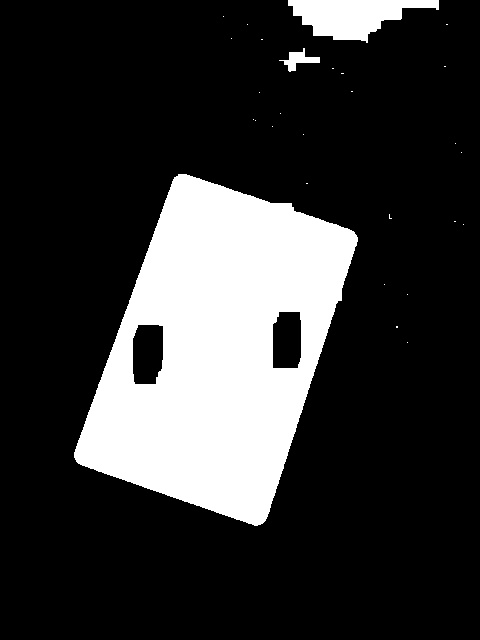
//> input picture PROJECT/Images/Prepare_Image_masks/mask_02.jpg, 480 x 640 px
$ ./Source   (built with g++ and OpenCV 4)
//> lines starting //> are read from the running program, lines starting //| are printed output that depends on the picture; after the words box and inside, x2 and y2 are one past the last pixel; in counts of white or black regions, pixels touching at a corner belong together
#include <iostream>
#include <opencv2/imgproc.hpp>
#include <opencv2/highgui.hpp>

using namespace std;
using namespace cv;

string image = "..\\..\\Images\\02.jpg";
string mask_image = "..\\..\\Images\\Prepare_Image_masks\\mask_02.jpg";
string writeDir = "..\\..\\Images\\Search_Cart_templates\\";

void imfill(const Mat& src, Mat& dst) {
	Mat src_adjunct = src.clone();
	for (auto seedPoint : vector<Point> { Point(0, 0),
										Point(dst.cols - 1, 0),
										Point(0, dst.rows - 1),
										Point(dst.cols - 1, dst.rows - 1) }) {
		floodFill(src_adjunct, seedPoint, Scalar(255));
	}
	dst = src | ~src_adjunct;
}

Mat findPaperMask(const Mat& image) {
	Mat mask;
	cvtColor(image, mask, cv::COLOR_BGR2YCrCb);
	imfill(image, mask);
	return mask;
}

vector<Point> findPaperContour(Mat& mask) {
	vector<vector<Point>> contours;
	findContours(mask, contours, RETR_EXTERNAL, CHAIN_APPROX_TC89_L1);
	auto contour = *max_element(contours.begin(), contours.end(), [](const vector<Point>& cnt1, const vector<Point>& cnt2) {
		return contourArea(cnt1) < contourArea(cnt2);
	});
	approxPolyDP(contour, contour, arcLength(contour, true) / 25, true);
	return contour;
}

Mat cropPaper(const Mat& image, const vector<Point>& contour) {
	const static auto resolvePaperSize = [](const vector<Point>& contour) {
		const auto width = norm(contour[0] - contour[1]);
		const auto height = norm(contour[1] - contour[2]);
		return Size(max(width, height), min(width, height));
	};
	const static auto vectorContourToMat = [](const vector<Point>& contour) {
		Mat contour_in_mat(contour);
		contour_in_mat.convertTo(contour_in_mat, CV_32F);
		return contour_in_mat;
	};
	const static auto buildActualPaperContour = [](const Size& size) {
		return static_cast<Mat>(Mat_<float>(8, 1, CV_32F) << 0, 0, size.width, 0, size.width, size.height, 0, size.height).reshape(2);
	};

	Mat paper(resolvePaperSize(contour), CV_8UC3);
	Mat tmp1 = vectorContourToMat(contour);
	Mat tmp2 = buildActualPaperContour(paper.size());
	auto p_trans_mat = getPerspectiveTransform(tmp1, tmp2);
	warpPerspective(image, paper, p_trans_mat, paper.size());
	return paper;
}

void main() {
	Mat img = imread(image);
//> 02.jpg cannot be read in this run, so this picture is empty
	Mat src = imread(mask_image);
//> src is the input picture: 640 rows x 480 cols, CV_8UC3; min 0, max 255, mean 52.2
	Mat mask, mask_new, dst;
	mask = findPaperMask(src);
//> in findPaperMask, `cvtColor(image, mask, cv::COLOR_BGR2YCrCb);`: mask: 640 rows x 480 cols, CV_8UC3; mean of channels 0, 1, 2 52.2, 128, 128
//> the loop in imfill, `for (auto seedPoint : vector<Point> { Point(0, 0), Point(dst.cols - 1,..` made 4 passes
//> pass 1, in imfill, `floodFill(src_adjunct, seedPoint, Scalar(255));`:
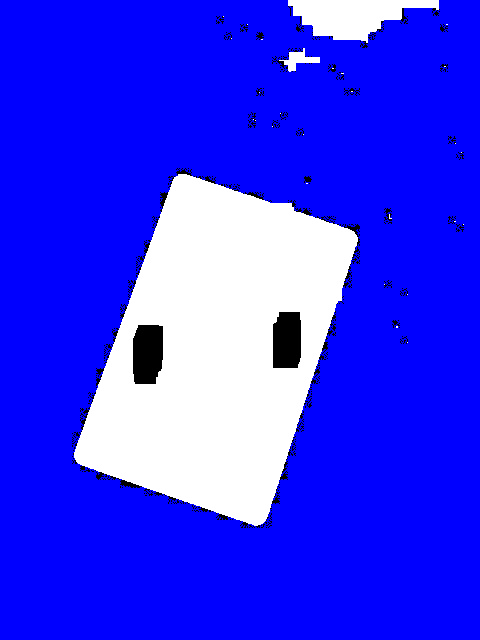
//> src_adjunct: 640 rows x 480 cols, CV_8UC3; mean B, G, R 249.8, 52.2, 52.2
//> in imfill, `dst = src | ~src_adjunct;`:
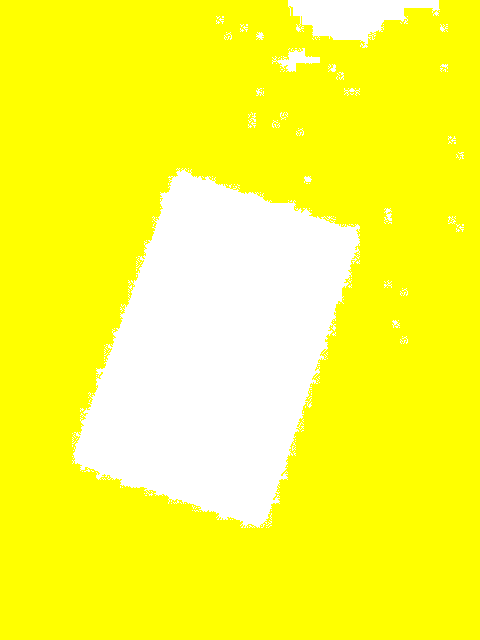
//> dst: 640 rows x 480 cols, CV_8UC3; mean B, G, R 57.4, 255, 255
	cvtColor(mask, mask, CV_BGR2GRAY);
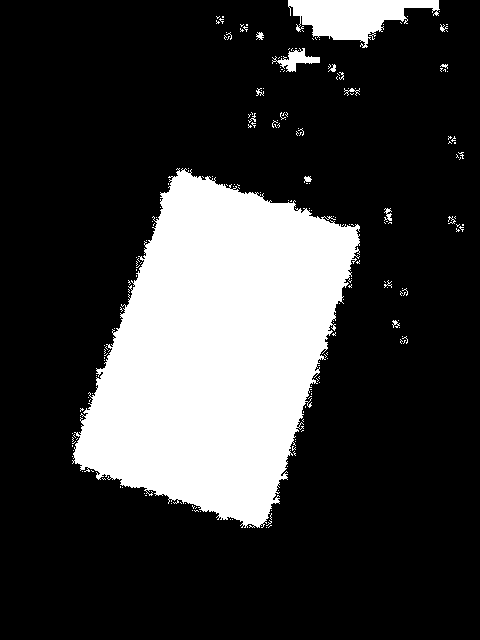
//> mask: 640 rows x 480 cols, CV_8UC1; values 226 (black) and 255 (white), 22.5% white; 211 white regions (196 under 20 px), largest, box (x1, y1, x2, y2) and area: (72, 168, 360, 528) 63641, (288, 0, 440, 48) 3923, (272, 48, 320, 72) 455
	blur(mask, mask_new, Size(9, 9));
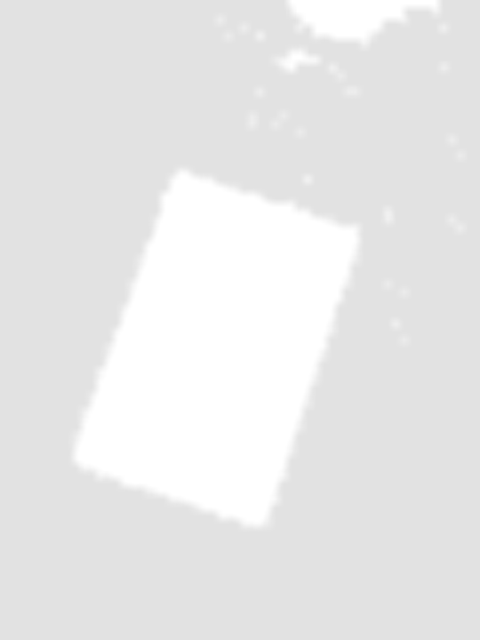
//> mask_new: 640 rows x 480 cols, CV_8UC1; min 226, max 255, mean 232.5
	threshold(mask_new, mask_new, 240, 255, THRESH_BINARY);
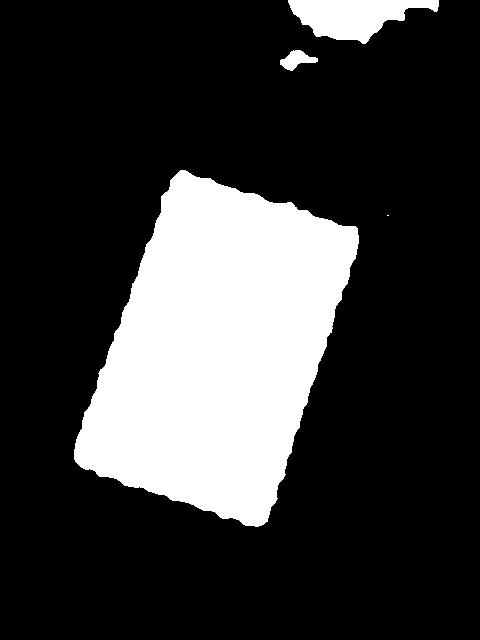
//> mask_new: 640 rows x 480 cols, CV_8UC1; 22.2% white; 4 white regions (1 under 20 px)
	hconcat(vector<Mat>{mask, mask_new}, dst);
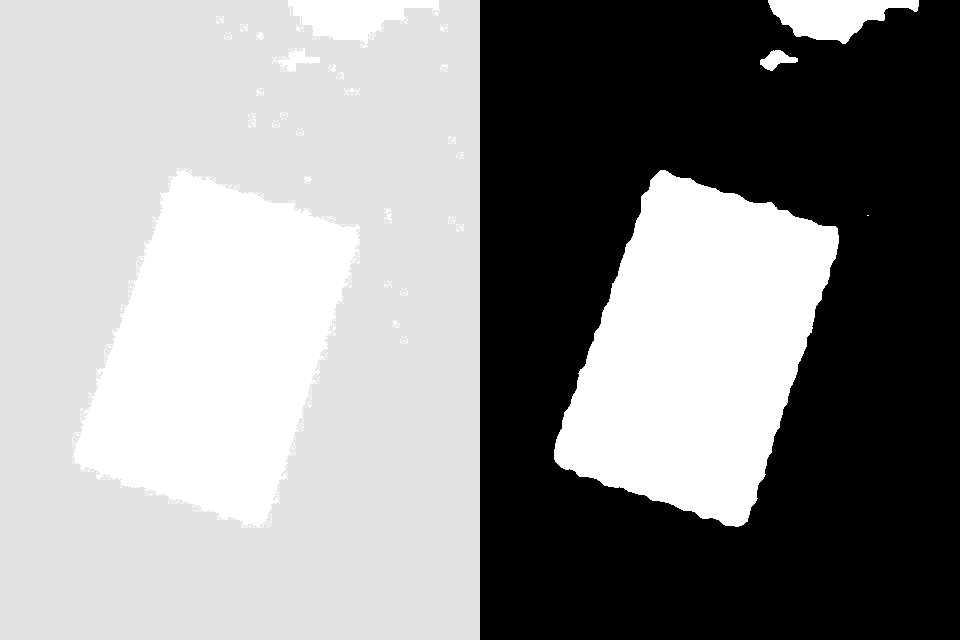
//> dst: 640 rows x 960 cols, CV_8UC1; min 0, max 255, mean 144.5
	imshow("win", dst);

	auto contour = findPaperContour(mask_new);
//> in findPaperContour, `findContours(mask, contours, RETR_EXTERNAL, CHAIN_APPROX_TC89_L1);`: contours = 4 contours, 1 with area under 20; largest, box (x1, y1, x2, y2) and area: (74, 170, 359, 527) 63286, (288, 0, 439, 44) 3712, (280, 50, 318, 71) 377
//> in findPaperContour, `auto contour = *max_element(contours.begin(), contours.end(), [](const..`: contour = contour of 232 points, box (x1, y1, x2, y2) (74, 170, 359, 527), area 63286
//> in findPaperContour, `approxPolyDP(contour, contour, arcLength(contour, true) / 25, true);`: contour = 4 Points (x, y): [180, 170], [74, 459], [258, 526], [357, 228]

	if (contour.size() == 4) {
		auto paper_image = cropPaper(img, contour);
//> in cropPaper, `Mat paper(resolvePaperSize(contour), CV_8UC3);`: paper: 195 rows x 307 cols, CV_8UC3; every value is 0
//> in cropPaper, `Mat tmp1 = vectorContourToMat(contour);`: tmp1 = [[180, 170], [74, 459], [258, 526], [357, 228]]
//> in cropPaper, `auto p_trans_mat = getPerspectiveTransform(tmp1, tmp2);`: p_trans_mat = [[-0.341, 1.04, -115.4], [1.05, 0.384, -253.6], [4.99e-05, 0.000202, 1]]
//> (the run ends here: the program stops with an error, at `warpPerspective(image, paper, p_trans_mat, paper.size());`)

$ run again, with PROJECT/Images/Prepare_Image_masks/mask_2.jpg copied over PROJECT/Images/Prepare_Image_masks/mask_02.jpg
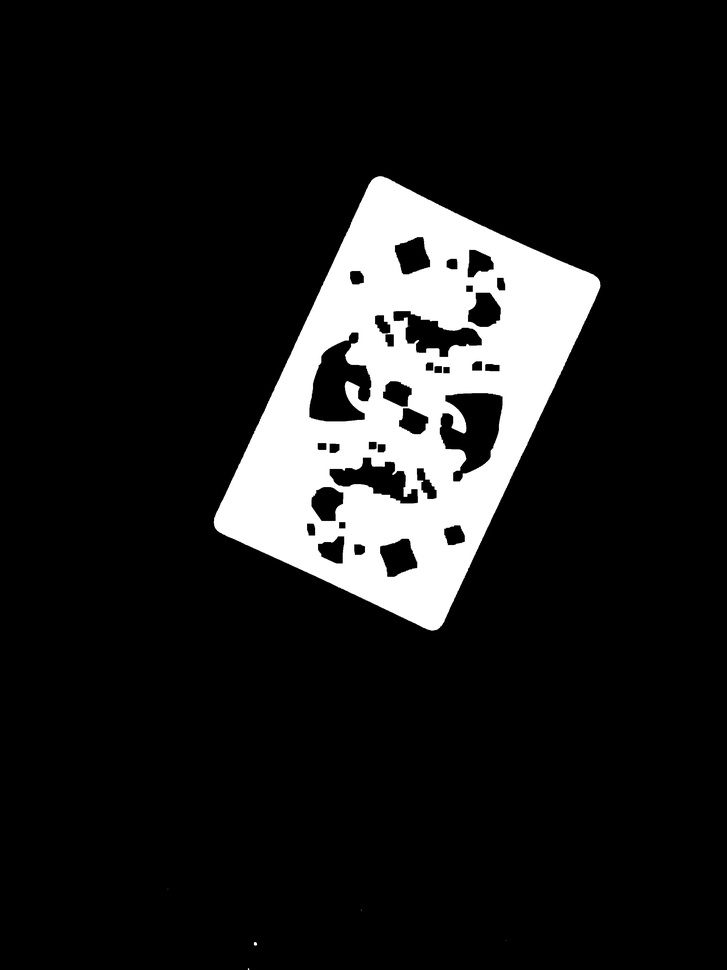
//> input picture PROJECT/Images/Prepare_Image_masks/mask_2.jpg, 727 x 970 px, shrunk from 2448 x 3264 before the run
//> src is the input picture: 970 rows x 727 cols, CV_8UC3; min 0, max 255, mean 29
//> `cvtColor(mask, mask, CV_BGR2GRAY);`:
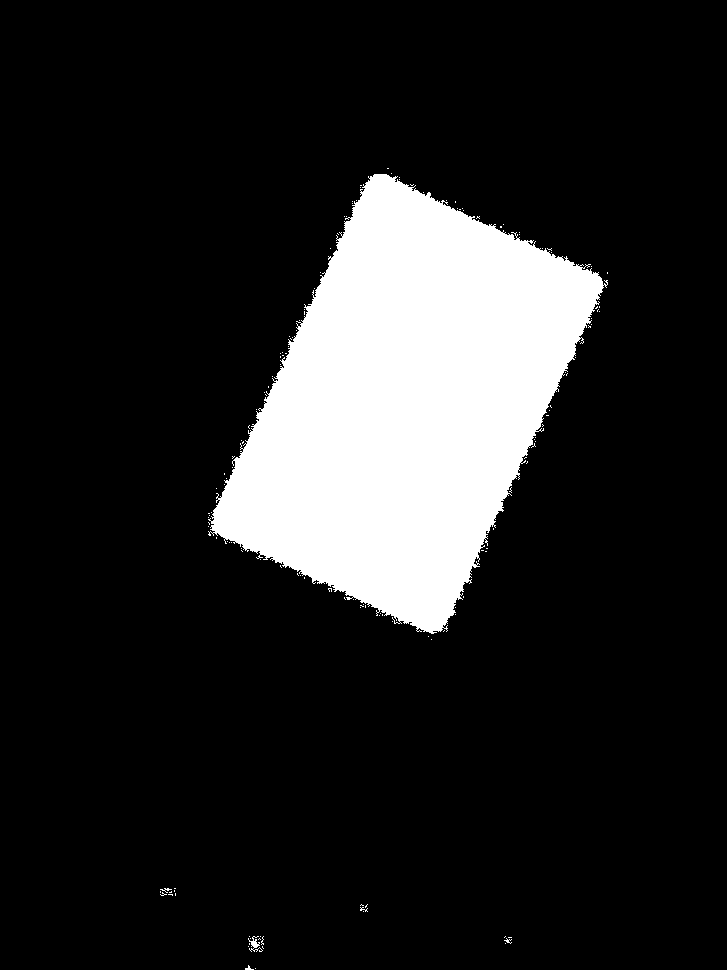
//> mask: 970 rows x 727 cols, CV_8UC1; values 226 (black) and 255 (white), 14.6% white; 148 white regions (144 under 20 px), largest, box (x1, y1, x2, y2) and area: (208, 174, 608, 634) 102751, (248, 936, 263, 952) 90, (160, 888, 172, 893) 22, (245, 965, 254, 970) 20
//> `hconcat(vector<Mat>{mask, mask_new}, dst);`:
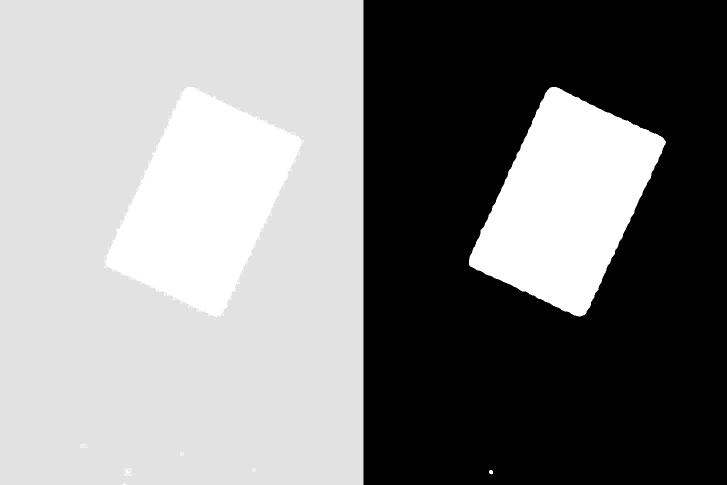
//> dst: 970 rows x 1454 cols, CV_8UC1 (shown at 1/2 size); min 0, max 255, mean 133.7
//> contours = 2 contours; box (x1, y1, x2, y2) and area: (211, 174, 605, 633) 102247, (251, 940, 259, 949) 48
//> in findPaperContour, `auto contour = *max_element(contours.begin(), contours.end(), [](const..`: contour = contour of 356 points, box (x1, y1, x2, y2) (211, 174, 605, 633), area 102247
//> in findPaperContour, `approxPolyDP(contour, contour, arcLength(contour, true) / 25, true);`: contour = 4 Points (x, y): [376, 174], [211, 529], [434, 632], [604, 283]
//> paper: 245 rows x 391 cols, CV_8UC3; every value is 0
//> tmp1 = [[376, 174], [211, 529], [434, 632], [604, 283]]
//> p_trans_mat = [[-0.413, 0.864, 4.97], [0.86, 0.4, -392.9], [3.37e-07, -7.82e-05, 1]]
